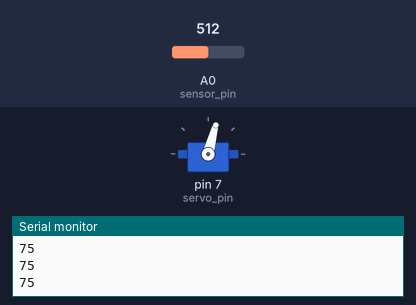
Recording of a sketch running on a simulated Arduino Uno, built with avr-gcc and run on an emulated ATmega328P. On the bench: servo, the last lines printed to the serial monitor. Inputs (shaded band) come from the test bench; at power-on: A0 (sensor_pin) = 512.

Above: at 1.2 s.
1.3 s: A0 (sensor_pin) set to 716
At 2.1 s:
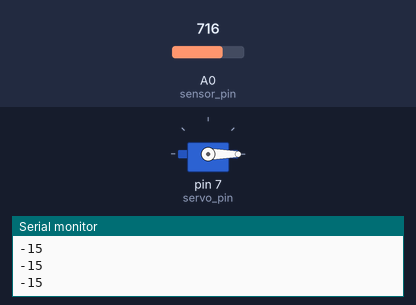
2.8 s: A0 (sensor_pin) set to 306
At 3.3 s:
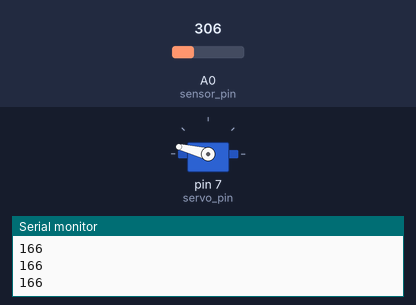
4.3 s: A0 (sensor_pin) set to 122
At 5.5 s:
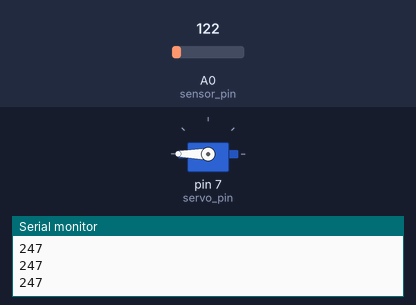
5.8 s: A0 (sensor_pin) set to 511
At 6.8 s:
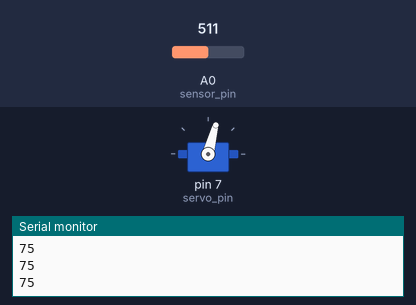
7.3 s: A0 (sensor_pin) set to 900
At 7.9 s:
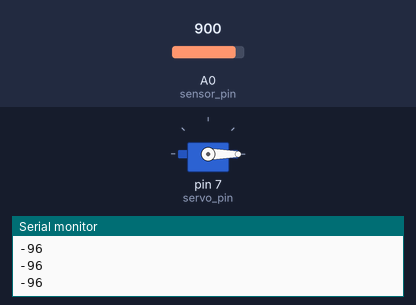
Timing chart, 0 to 9.8 s (numbered marks = the images above; inputs shaded):
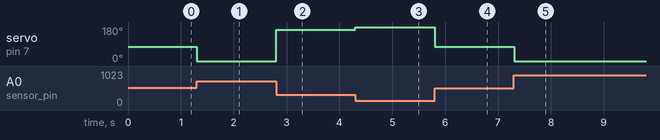

The sketch:

Control_servo_motor_with_Flex_sensor.ino
```cpp
// C++ code
//Control servo motor with Flex sensor
#include<Servo.h>
int sensor_pin=A0;
int servo_pin=7;
Servo myservo;
void setup()
{
  Serial.begin(9600);
  myservo.attach(servo_pin);

}

void loop()
{
 int angle= Angle();
 myservo.write(angle);
 Serial.println(angle);
}
int Angle(){
  int sensor_value=analogRead(sensor_pin);
  int angle_value=map(sensor_value,682,275,0,180);
  return angle_value;
}
```

Measured:
- after the input at 1.3 s, servo on pin 7 (servo_pin): 75° → 0° at once
- after the input at 2.8 s, servo on pin 7 (servo_pin): 0° → 166° at once
- after the input at 4.3 s, servo on pin 7 (servo_pin): 166° → 180° at once
- after the input at 5.8 s, servo on pin 7 (servo_pin): 180° → 75° at once
- after the input at 7.3 s, servo on pin 7 (servo_pin): 75° → 0° at once
